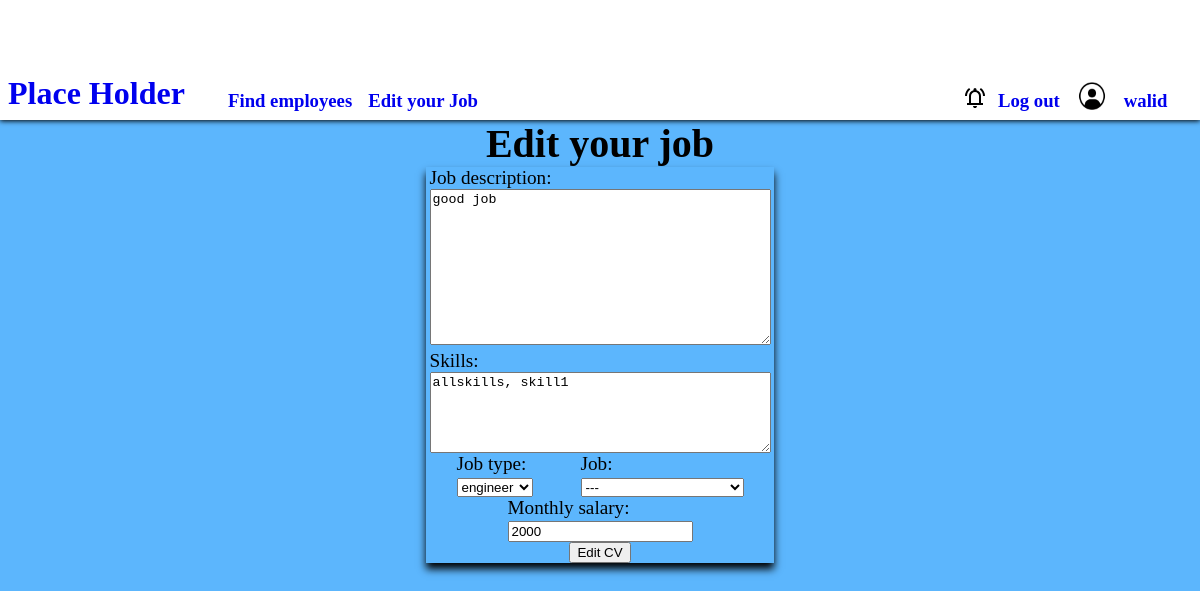
/edit/job (signed in), run on the app's committed database.
### employment/models.py (models this page shows)
class User(AbstractUser):
    profile_pic = models.ImageField(upload_to='', default='default.png')
    employee = models.BooleanField(default=False)
    employer = models.BooleanField(default=False)
    has_CV = models.BooleanField(default=False)
    has_job = models.BooleanField(default=False)
    CV_requests = models.ManyToManyField("self",)
    job_requests = models.ManyToManyField("self",)
    working = models.ManyToManyField("self", null=True, blank=True)

class Job(models.Model):
    person = models.ForeignKey(User, on_delete=models.CASCADE)
    skills = models.CharField(max_length=100)
    description = models.CharField(max_length=1000)
    salary = models.CharField(max_length=64, default="0")
    job = models.CharField(max_length=64, default="engineer")
    major = models.CharField(max_length=64, default="chemical engineering")
    is_active = models.BooleanField(default=True)

### employment/views.py (the view)
# urls.py: path("edit/job", views.edit_job, name="edit_job"),
def edit_job(request):
    job = Job.objects.get(person=request.user)
    if request.method == "POST":
        salary = request.POST["salary"]
        skills = request.POST["skills"]
        desc = request.POST["desc"]
        jobb = request.POST["cat"]
        major = request.POST["s_cat"]
        job.salary = str(salary)
        job.skills = skills
        job.description = desc
        job.job = jobb
        job.major = major
        job.save()
        return HttpResponseRedirect(reverse("index"))
    else:
        job = Job.objects.get(person=request.user)
        return render(request, "employment/create_job.html",{
            "salary": job.salary,
            "skills": job.skills,
            "description": job.description,
            "cats":categories,
            "job": job.job,
            "major": job.major,
        })

### employment/templates/employment/create_job.html (shortened to what this page needs)
{% extends "employment/layout.html" %}
{% block body %}
{% if salary %}
<h1 class="not_user">Edit your job</h1>
{% else %}
<h1 class="not_user">Post a new job</h1>
{% endif %}
<div id="form_body">
    <div id="form">
        {% if salary %}
        <form class="form" action="{% url 'edit_job' %}" enctype="multipart/form-data" method="post">
        {% else %}
        <form class="form" action="{% url 'create_job' %}"  enctype="multipart/form-data" method="post">
        {% endif %}
        <form class="form" {% if salary %} action="{% url 'edit_job' %}" {% else %} action="{% url 'create_job' %}" {% endif %} enctype="multipart/form-data" method="post">
            <div class="form-group">
                <label id="edu" for="desc">Job description:</label>
                <textarea name="desc" id="career" cols="40" rows="10">{{description}}</textarea>
            </div>
            <div id="skills" class="form-group">
                <label id="edu" for="skills">Skills:</label>
                <textarea name="skills" id="skills" cols="40" rows="5" placeholder="Write the skills you have and seperate them by a comma">{{skills}}</textarea>
            </div>
            <div class="selects">
                <div id="sel_cat">
                    <label id="edu" for="cat">Job type:</label>
                    <select name="cat" id="cat">
                        {% if job %}
                        <option value="{{job}}">{{job}}</option>
                        {% else %}
                        <option value="">---</option>
                        {% endif %}
                    </select>
                </div>
                <div>
                    <label id="edu" for="s_cat">Job:</label>
                    <select name="s_cat" id="s_cat">
                        {% if major %}
                        <option value="{{major}}">{{major}}</option>
                        {% else %}
                        <option value="">---</option>
                        {% endif %}
                    </select>
                </div>
            </div>
            <div id="salary" class="form-group">
                <label id="edu" for="salary">Monthly salary:</label>
                <input value="{{salary}}" name="salary" type="number">
            </div>
            {% if salary %}
            <input class="btn btn-primary" type="submit" value="Edit CV">
            {% else %}
            <input class="btn btn-primary" type="submit" value="Create Job">
            {% endif %}
        </form>
    </div>
</div>
{% endblock body %}

### employment/templates/employment/layout.html (shortened to what this page needs)
{% load static %}
<!DOCTYPE html>
<html id="html" lang="en">
<head>
    <link href="{% static 'employment/styles.css' %}" rel="stylesheet">
</head>
<body>
    <div id="navbar">
        <h1 id="title"><a href="{% url "index" %}">Place Holder</a></h1>
        {% if user.employer %}
            {% if user.has_job %}
            <h3 class="nav_items"><a href="{% url 'filter_CV' %}">Find employees</a></h3>
            <h3 class="nav_items"><a href="{% url "edit_job" %}">Edit your Job</a></h3>
            {% else %}
            <h3 class="nav_items"><a href="{% url 'filter_CV' %}">Find employees</a></h3>
            <h3 class="nav_items"><a href="{% url "create_job" %}">Create a Job</a></h3>
            {% endif %}
        {% endif %}
        <div id="log_in">
            {% if user.employer or user.employee %}
            {% if user.employer %}
                {% if user.job_requests.all %}
                <h3 id="svg" class="nav-items"><a href="{% url "notification" %}"></a></h3>
                {% endif %}
            {% endif %}
            <h3 class="nav_items"><a href="{% url "logout" %}">Log out</a></h3>
            <h3 class="nav_items"><img id="profile_pic" src="{{user.profile_pic.url}}" alt="profile picture"></h3>
            <h3 class="nav_items"><a href="{% url "profile" user.username %}">{{user.username}}</a></h3>
            {% else %}
            <h3 class="nav_items"><a href="{% url 'login' %}">Log In</a></h3>
            <h3 class="nav_items"><a href="{% url 'register' %}">Register</a></h3>
            <h3 class="nav_items"><a href="{% url 'emp_register' %}">For Employers</a></h3>
            {% endif %}
        </div>
    </div>
    <div id="body">
        {% block body %}{% endblock body %}
    </div>
</body>
</html>

### employment/static/employment/styles.css (style rules this page uses)
body, html { margin: 0; padding: 0; border: 0; width: 100%; height:100%; background-color: #5cb6fd; font-family: Cambria, Cochin, Georgia, Times, 'Times New Roman', serif; overflow: auto; }
#navbar { box-shadow: 0 1px 5px black; width: 100vw; height: 15%; background-color: white; display: flex; }
#title { margin: 0; margin-left: 0.5rem; margin-right: 2rem; margin-bottom: 0.5rem; display: flex; flex-wrap: wrap; justify-content: flex-end; flex-direction: column; }
.nav_items { display: flex; align-items: flex-end; margin: 0; margin-bottom: 0.5rem; margin-left: 0.7rem; margin-right: 0.3rem; }
#log_in { display: flex; position:relative; left: 30rem; }
#profile_pic { width:2rem; height:2rem; }
a { text-decoration: none; }
.form { display: flex; flex-direction: column; align-items: center; }
#form_body { width: 100%; display: flex; flex-direction: column; align-items: center; min-height: 100%; }
#form { width: fit-content; background-color: #5cb6fd; height: 100%; padding-left: 0.2rem; padding-right: 0.2rem; box-shadow: 0px 6px 8px black; font-size:larger; }
#body { height: 85%; }
.not_user { display: flex; justify-content: center; margin: 0; font-size: 2.5rem; }
#edu { display:flex; }
#skills { position: relative; left: 0; display: flex; flex-direction: column; }
.selects { display:flex; }
#sel_cat { margin-right: 3rem; }
#svg { margin: 0; display: flex; align-items: flex-end; margin-bottom: 5px; }

### data on the page
User: profile_pic (placeholder picture), username "walid"
Job: desc "good job", skills "allskills, skill1", cat "engineer", s_cat "---", salary "2000"
